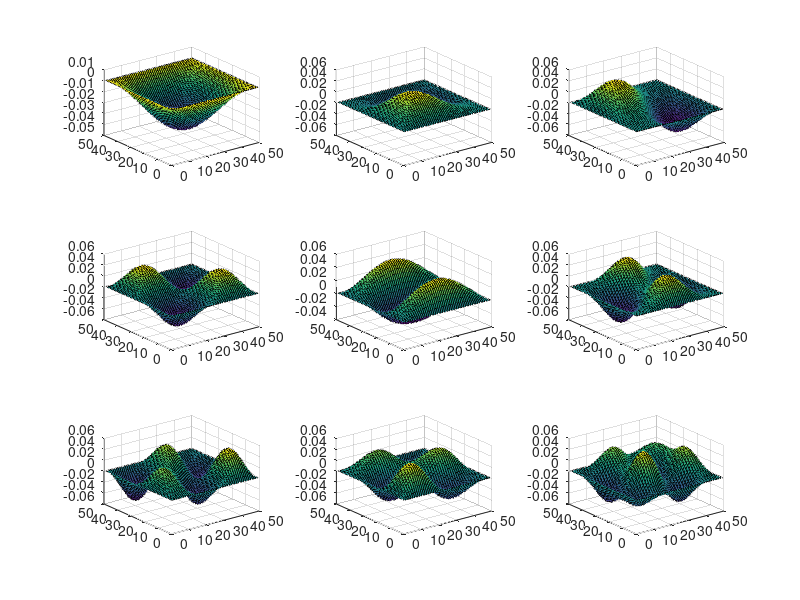

Write MATLAB code to recreate this figure.
clear, clc

ny = 50;
nx = 50;

G = sparse(nx*ny, nx*ny);
delta = 1;
neqn = @(i, j) j + (i - 1)*ny;

%{
for m = 1:nx*ny
    G(m, m) = 1;
    
    G(1,m) = 0;
    G(m,1) = 0;
    G(m,nx*ny) = 0;
    G(nx*ny,m) = 0;
    
end
%}

for i = 1:nx
    for j = 1:ny
        n = j + (i - 1)*ny;
        npx = j + (i)*ny;
        nmx = j + (i - 2)*ny;
        npy = 1 + j + (i - 1)*ny;
        nmy = j - 1 + (i - 1)*ny;
        
        if i == 1 || j == 1 || i == nx || j == ny
             G(n,n) = 1;
                        
        else
            G(n,n) = -4 / (delta^2);
            G(n, npx) = 1 / (delta^2);
            G(n, nmx) = 1 / (delta^2);
            G(n, npy) = 1 / (delta^2);
            G(n, nmy) = 1 / (delta^2);
        end
    end
end

spy(G);

[E,D] = eigs(G,9,'SM');

En = 1:9;

for i = 1:9
    En(i) = D(i,i);
end

figure(1)
plot([1:9], En);

E1 = zeros(nx, ny);
E2 = zeros(nx, ny);
E3 = zeros(nx, ny);
E4 = zeros(nx, ny);
E5 = zeros(nx, ny);
E6 = zeros(nx, ny);
E7 = zeros(nx, ny);
E8 = zeros(nx, ny);
E9 = zeros(nx, ny);

for i = 1:50
    for j = 1:50
        n = j + (i - 1)*ny;
        E1(i, j) = E(n,1);
        E2(i, j) = E(n,2);
        E3(i, j) = E(n,3);
        E4(i, j) = E(n,4);
        E5(i, j) = E(n,5);
        E6(i, j) = E(n,6);
        E7(i, j) = E(n,7);
        E8(i, j) = E(n,8);
        E9(i, j) = E(n,9);
    end
end

subplot(3,3,1)
surf(E1);
subplot(3,3,2)
surf(E2);
subplot(3,3,3)
surf(E3);
subplot(3,3,4)
surf(E4);
subplot(3,3,5)
surf(E5);
subplot(3,3,6)
surf(E6);
subplot(3,3,7)
surf(E7);
subplot(3,3,8)
surf(E8);
subplot(3,3,9)
surf(E9);
